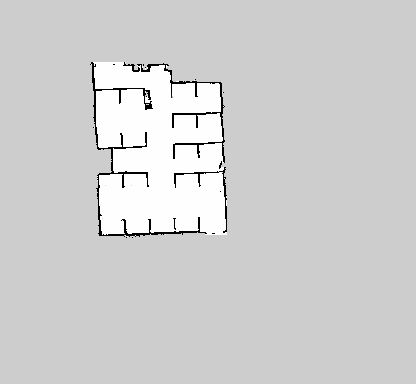
#> input picture maps/officemap_new.png, 416 x 384 px
$ python gen_walls.py
#> lines starting #> are read from the running program, lines starting #| are printed output that depends on the picture; after the words box and inside, x2 and y2 are one past the last pixel; in counts of white or black regions, pixels touching at a corner belong together
#> in main, image is the input picture: PIL image 416x384 L; min 0, max 254, mean 208
import math
import pickle
import textwrap

import numpy as np
from PIL import Image
import yaml

def crop_gray_border(image,margin=10):
    # Convert image to grayscale
#> called with margin = 10
    gray_image = image.convert('L')

    # Get width and height of the image
    width, height = gray_image.size
#> width = 416; height = 384

    # Define threshold for what is considered as gray (adjustable)
    gray_threshold = 254  # Adjust this threshold based on your image characteristics

    # Analyze top border
    top_border = 0
    for y in range(height):
        if all(gray_image.getpixel((x, y)) < gray_threshold for x in range(width)):
            top_border = y + 1
        else:
            break

    # Analyze bottom border
    bottom_border = height
#> bottom_border = 384
    for y in range(height - 1, -1, -1):
        if all(gray_image.getpixel((x, y)) < gray_threshold for x in range(width)):
            bottom_border = y
        else:
            break

    # Analyze left border
    left_border = 0
    for x in range(width):
        if all(gray_image.getpixel((x, y)) < gray_threshold for y in range(height)):
            left_border = x + 1
        else:
            break

    # Analyze right border
    right_border = width
#> right_border = 416
    for x in range(width - 1, -1, -1):
        if all(gray_image.getpixel((x, y)) < gray_threshold for y in range(height)):
            right_border = x
        else:
            break

    # Crop the image using the identified borders
    cropped_image = image.crop((left_border-margin, top_border-margin, right_border+margin, bottom_border+margin))
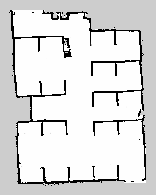
#> cropped_image: PIL image 156x195 L; min 0, max 254, mean 220.6

    return cropped_image

def pixelate(image, x):
#> called with x = 2
    width, height = image.size
#> width = 156; height = 195
    num_x_regions = width // x
#> num_x_regions = 78
    num_y_regions = height // x
#> num_y_regions = 97

    new_image = Image.new(image.mode, (width, height),(255,))  # Create new image with the same mode
#> new_image: PIL image 156x195 L; every value is 255
    black_pixels=[]
    for i in range(num_x_regions):
        for j in range(num_y_regions):
            # Calculate the bounds of the current x by x region
            left = i * x
            upper = j * x
            right = left + x
            lower = upper + x

            # Find maximum pixel value in the region
            region_pixels = list(image.crop((left, upper, right, lower)).getdata())
            if 0 in region_pixels:
                max_color = 0
                black_pixels.append((i,j))
            else:
                max_color = 255

            # Assign the maximum color to the entire region
            for w in range(x):
                for h in range(x):
                    new_image.putpixel((left + w, upper + h), max_color)
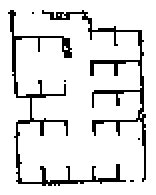
#> new_image: PIL image 156x195 L; 88.6% white; 6 black regions (4 under 20 px), largest, box (x1, y1, x2, y2) and area: (8, 10, 126, 186) 1812, (42, 10, 146, 182) 1640
#> after the loop, black_pixels = 868 pairs, first value 4 to 72, second value 5 to 92
    return new_image,black_pixels


# [76 lines left out: functions image_to_gray_matrix, find_wall_coord, find_rectangles, not called in this run]
class OrderedDumper(yaml.SafeDumper):
    def represent_dict(self, data):
        return self.represent_mapping('tag:yaml.org,2002:map', data.items())

# [44 lines left out: function coord2yaml, not called in this run]
import matplotlib.pyplot as plt
import matplotlib.patches as patches
# [19 lines left out: function show_recs, not called in this run]
def main():
    input_image_path = 'maps/officemap_new.png'
    output_image_path = 'processed_map.png'
    x = 2  # Size of the square region
    image = Image.open(input_image_path)
    # 去掉边框
    image = crop_gray_border(image)

    # 转为黑白双色像素图
    processed_image,black_pixels = pixelate(image, x)
    processed_image.save(output_image_path)
    print(len(black_pixels))
#| 868

    dx = -black_pixels[-1][0]/2  # x 方向的位移
#> dx = -36
    dy = -black_pixels[-1][1]/2  # y 方向的位移
#> dy = -44.5
    scale = 0.18  # 缩放比例
    scaled_coords = []
    for (x, y) in black_pixels:
        # 应用位移和缩放
        new_x = round(scale * (x + dx),2)
        new_y = -round(scale * (y + dy),2)
        scaled_coords.append((new_x, new_y))
#> this loop made 868 passes
#> (x, y, new_x, new_y) on passes 1 to 3: (4, 6, -5.76, 6.93), (5, 5, -5.58, 7.11), (5, 6, -5.58, 6.93)
#> after the loop, scaled_coords = 868 pairs, first value -5.76 to 6.48, second value -8.55 to 7.11


    with open('array.pkl', 'wb') as file:
        pickle.dump(scaled_coords, file)
    print(scaled_coords)
#> (printed output is left out)
    # [39 lines of commented-out code are left out]


if __name__ == "__main__":
    main()

$ run again, with maps/pngmap.png copied over maps/officemap_new.png
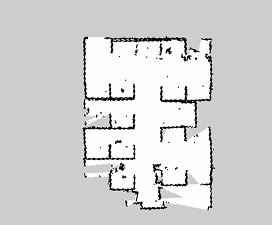
#> input picture maps/pngmap.png, 272 x 225 px
#> in main, image is the input picture: PIL image 272x225 L; min 0, max 255, mean 211.1
#> in crop_gray_border, `cropped_image = image.crop((left_border-margin, top_border-margin, rig..`:
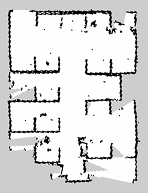
#> cropped_image: PIL image 148x193 L; min 0, max 255, mean 218.1
#> after the loop in pixelate, `for i in range(num_x_regions):`:
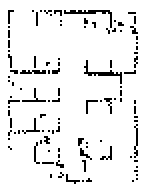
#> new_image: PIL image 148x193 L; 92.8% white; black in thin lines or dots, all inside (x1, y1, x2, y2) = (8, 10, 138, 184)
#> after the loop in pixelate, `for i in range(num_x_regions):`: black_pixels = 515 pairs, first value 4 to 68, second value 5 to 91
#| 515
#> dx = -34
#> dy = -44.5
#> the loop in main, `for (x, y) in black_pixels:` made 515 passes
#> (x, y, new_x, new_y) on passes 1 to 3: (4, 5, -5.4, 7.11), (4, 6, -5.4, 6.93), (4, 7, -5.4, 6.75)
#> after the loop in main, `for (x, y) in black_pixels:`: scaled_coords = 515 pairs, first value -5.4 to 6.12, second value -8.37 to 7.11
#> (printed output is left out)
